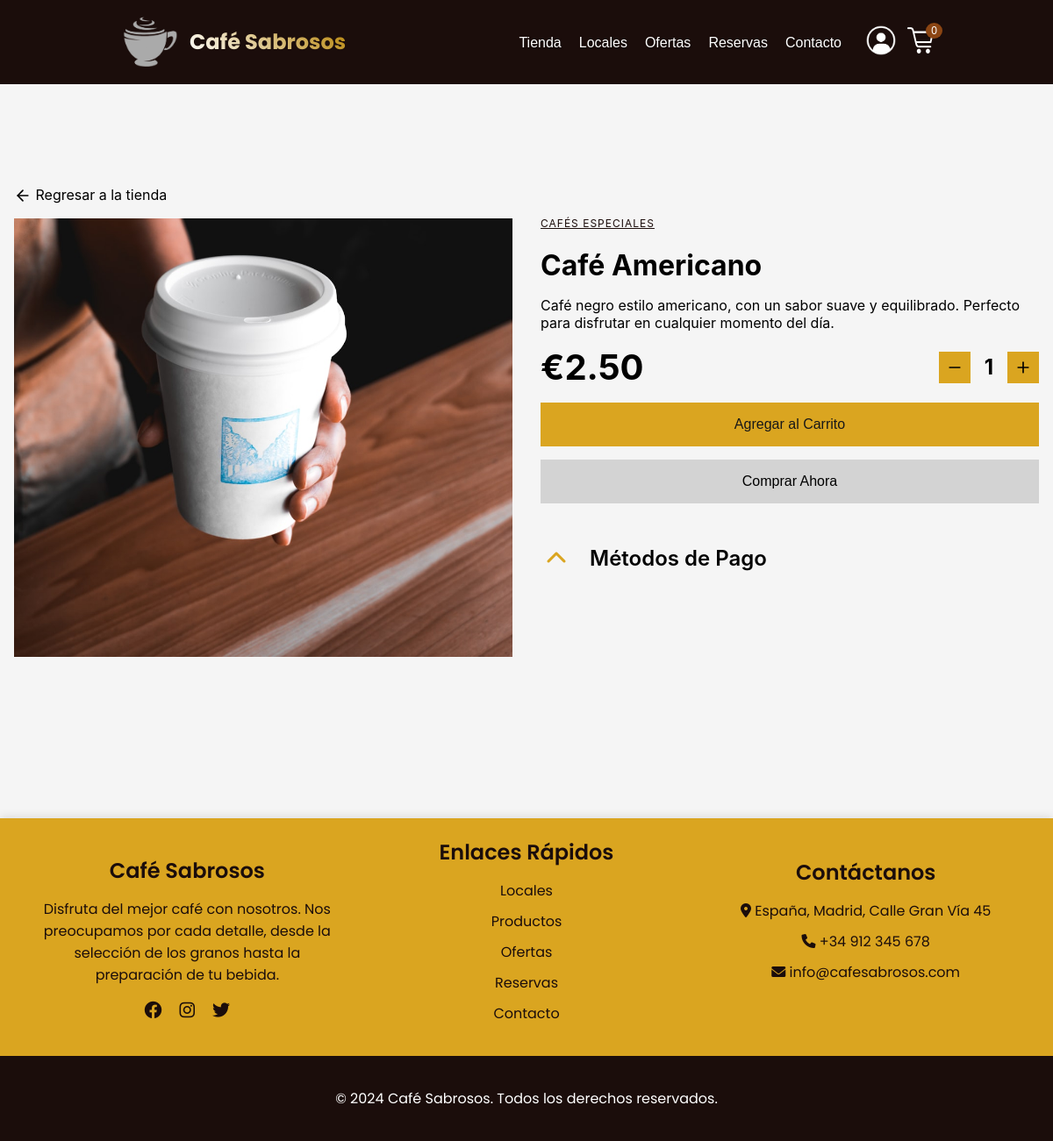
The page /public/productos.php?id=16 on the database its author committed.
### tables this page shows
CREATE TABLE `producto` (
  `idProducto` int NOT NULL AUTO_INCREMENT,
  `imagen` varchar(255) DEFAULT NULL,
  `nombre` varchar(50) NOT NULL,
  `stock` int NOT NULL,
  `descripcion` text,
  `precio` decimal(10,2) NOT NULL,
  `idCategoria` int NOT NULL,
  PRIMARY KEY (`idProducto`),
  KEY `idx_categoria` (`idCategoria`),
  CONSTRAINT `producto_fk_categoria` FOREIGN KEY (`idCategoria`) REFERENCES `categoria` (`idCategoria`)
);

CREATE TABLE `categoria` (
  `idCategoria` int NOT NULL AUTO_INCREMENT,
  `nombre` varchar(30) NOT NULL,
  PRIMARY KEY (`idCategoria`)
);

### public/productos.php (the view, shortened to what this page needs)
<?php
try {
    $conn = getDbConnection();
    $conn->set_charset('utf8mb4');
    $id_producto = isset($_GET['id']) ? (int)$_GET['id'] : 0;
    $query = $conn->prepare('SELECT * FROM producto WHERE idProducto = ?');
    $query->bind_param('i', $id_producto);
    $query->execute();
    $result = $query->get_result();
    $producto = $result->fetch_assoc();
    $idCategoria = $producto['idCategoria'];
    $queryCategoria = $conn->prepare('SELECT nombre FROM categoria WHERE idCategoria = ?');
    $queryCategoria->bind_param('i', $idCategoria);
    $queryCategoria->execute();
    $resultCategoria = $queryCategoria->get_result();
    $categoria = $resultCategoria->fetch_assoc();
} catch (Exception $e) {
    http_response_code(500);
    echo "Error: " . $e->getMessage();
    exit;
}
?>
<!DOCTYPE html>
<html lang="es">
<head>
    <link rel="stylesheet" href="https://cdnjs.cloudflare.com/ajax/libs/font-awesome/6.0.0-beta3/css/all.min.css">
    <link rel="stylesheet" href="assets/css/productos.css">
    <link rel="stylesheet" href="assets/css/nav.css">
    <link rel="stylesheet" href="assets/css/footer.css">
</head>
<body>
    <header>
        <?php include 'templates/nav.php'; ?>
    </header>
    <div class="container">
        <div class="grid">
            <div class="product-container">
                <div class="back-link">
                    <a href="tienda.php#main-category" class="text-primary" id="back-to-store">
                        <svg class="icon" xmlns="http://www.w3.org/2000/svg" width="24" height="24" viewBox="0 0 24 24" fill="none" stroke="currentColor" stroke-width="2" stroke-linecap="round" stroke-linejoin="round">
                            <path d="m12 19-7-7 7-7"></path>
                            <path d="M19 12H5"></path>
                        </svg>
                        Regresar a la tienda
                    </a>
                </div>
                <div class="product-image-container">
                    <img src="<?= htmlspecialchars($producto['imagen']) ?>" alt="<?= htmlspecialchars($producto['nombre']) ?>" class="product-image">
                </div>
            </div>
            <div class="details-grid">
                <div>
                    <p class="product-category"><?= htmlspecialchars($categoria['nombre']) ?></p>
                    <h1 class="product-title"><?= htmlspecialchars($producto['nombre']) ?></h1>
                    <p class="product-description"><?= htmlspecialchars($producto['descripcion']) ?></p>
                </div>
                <div class="price-container">
                    <div class="product-price">€<?= number_format($producto['precio'], 2) ?></div>
                    <div class="quantity-control">
                        <button class="btn-outline">
                            <svg class="icon" xmlns="http://www.w3.org/2000/svg" width="24" height="24" viewBox="0 0 24 24" fill="none" stroke="currentColor" stroke-width="2" stroke-linecap="round" stroke-linejoin="round">
                                <path d="M5 12h14"></path>
                            </svg>
                        </button>
                        <div class="quantity">1</div>
                        <button class="btn-outline">
                            <svg class="icon" xmlns="http://www.w3.org/2000/svg" width="24" height="24" viewBox="0 0 24 24" fill="none" stroke="currentColor" stroke-width="2" stroke-linecap="round" stroke-linejoin="round">
                                <path d="M5 12h14"></path>
                                <path d="M12 5v14"></path>
                            </svg>
                        </button>
                    </div>
                </div>
                <div class="action-buttons">
                    <button class="btn-lg">Agregar al Carrito</button>
                    <button class="btn-lg btn-outline">Comprar Ahora</button>
                </div>
                <div class="card">
                    <div class="header">
                        <button class="back-button">
                            <i class="fas fa-chevron-left icon"></i>
                        </button>
                        <h3 id="toggle-title">Métodos de Pago</h3>
                    </div>
                    <div class="content">
                    </div>
                </div>
            </div>
        </div>
    </div>
    <?php include 'templates/footer.php'; ?>
</body>
</html>

### public/assets/css/productos.css (style rules this page uses)
* { box-sizing: border-box; }
html, body { height: 100%; margin: 0; font-family: 'Roboto', sans-serif; display: flex; flex-direction: column; background-color: #f5f5f5; }
body { background-color: var(--background); color: var(--foreground); font-family: 'Inter', sans-serif; margin: 0; padding: 0; }
.container { width: 100%; max-width: 1200px; margin: 100px auto 100px auto; padding: 16px; }
.grid { display: grid; grid-template-columns: 1fr; gap: 32px; }
@media (min-width: 768px) { .grid { grid-template-columns: repeat(2, 1fr); } }
.back-link { margin-bottom: 16px; display: ruby; }
.back-link a { color: var(--primary); text-decoration: none; }
.icon { width: 20px; height: 20px; vertical-align: middle; }
.product-container { display: flex; flex-direction: column; justify-content: space-between; }
.product-image-container { flex: 1; display: flex; }
.product-image { width: 100%; height: 500px; object-fit: cover; border-radius: var(--radius); }
.details-grid { display: flex; flex-direction: column; justify-content: space-between; }
.product-category { margin-top: 35px; font-size: 12px; text-decoration: underline; margin-bottom: 8px; color: #1B0C0A; text-transform: uppercase; letter-spacing: 1px; }
.product-title { font-size: 2rem; font-weight: bold; margin-bottom: 8px; }
.product-description { color: var(--muted-foreground); }
.price-container { display: flex; align-items: center; justify-content: space-between; }
.product-price { font-size: 2.5rem; font-weight: bold; }
.quantity-control { display: flex; align-items: center; gap: 16px; }
.quantity { font-size: 1.5rem; font-weight: bold; }
.btn-outline { border: 1px solid var(--border); padding: 8px; border-radius: var(--radius); cursor: pointer; background-color: #DAA520; }
.btn-lg { padding: 16px; font-size: 1rem; background-color: #daa520; color: #181818; border-radius: var(--radius); cursor: pointer; border: none; }
.btn-lg.btn-outline { background-color: lightgrey; color: var(--primary); border: 1px solid var(--border); }
.action-buttons { display: grid; gap: 15px; margin-top: 2vh; }
.card { border-radius: var(--radius); color: var(--card-foreground); width: 100%; overflow: hidden; }
.header { display: flex; align-items: center; padding: 1.5rem; padding-bottom: 0; padding-left: 0; }
.back-button { display: inline-flex; align-items: center; justify-content: center; width: 2.5rem; height: 2.5rem; border-radius: var(--radius); text-align: center; font-size: 0.875rem; font-weight: 500; transition: background-color 0.2s, color 0.2s; border: none; background: transparent; color: var(--foreground); margin-right: 1rem; transform: rotate(90deg); }
.icon { font-size: 1.5rem; transition: transform 0.5s ease; }
h3 { font-size: 1.5rem; font-weight: 600; line-height: 1.25; cursor: pointer; transition: color 0.2s; }
.content { padding: 1.5rem; padding-top: 5px; }
.fa-chevron-left:before { content: "\f053"; color: #DAA520; }

### public/assets/css/nav.css (style rules this page uses)
body { margin: 0; padding: 0; overflow-x: hidden; }

### rows shown on the page
producto: imagen (picture), nombre "Café Americano", descripcion "Café negro estilo americano, con un sabor suave y equilibrado. Perfecto para disfrutar en cualquier momento del día.", precio "2.50"
categoria: nombre "CAFÉS ESPECIALES"

### other values the page prints
$productos_text "Tienda"
